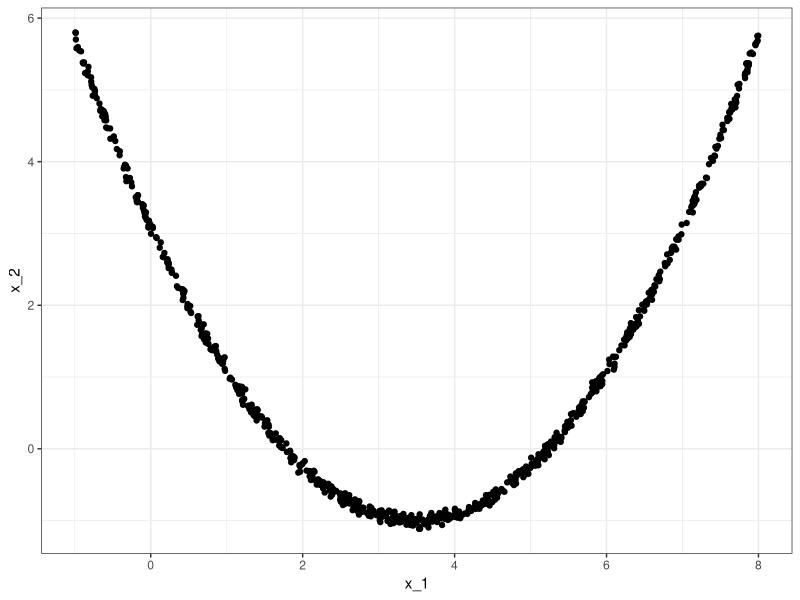
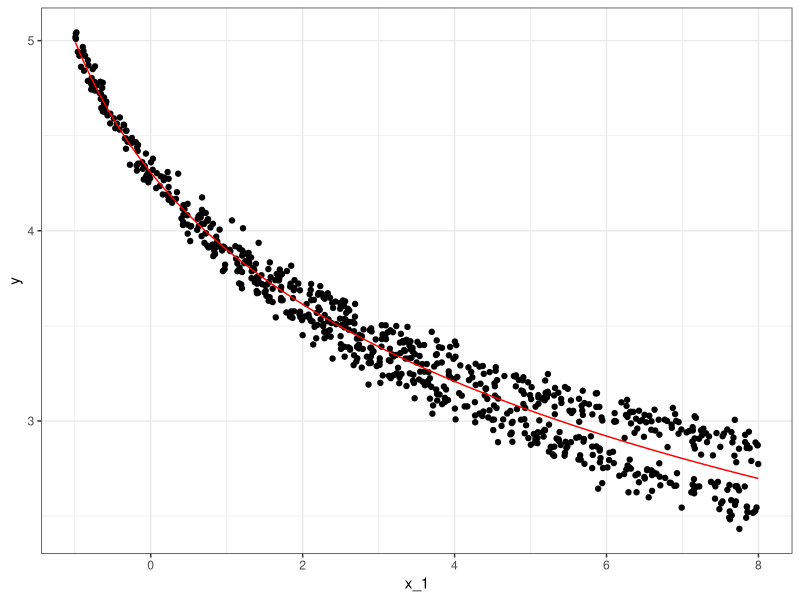
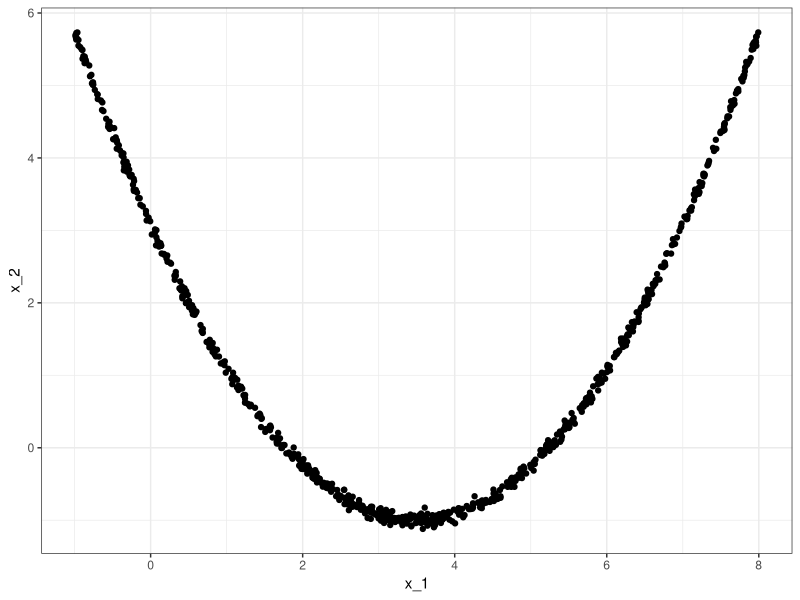
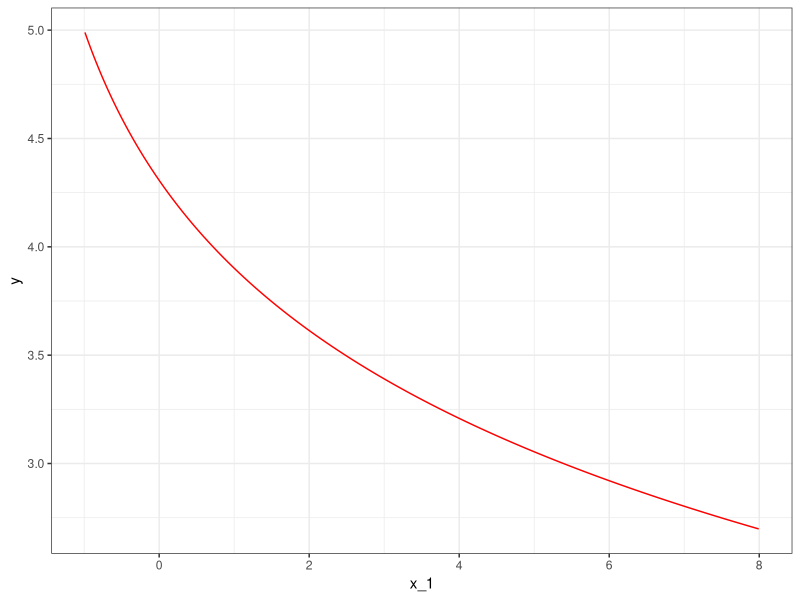
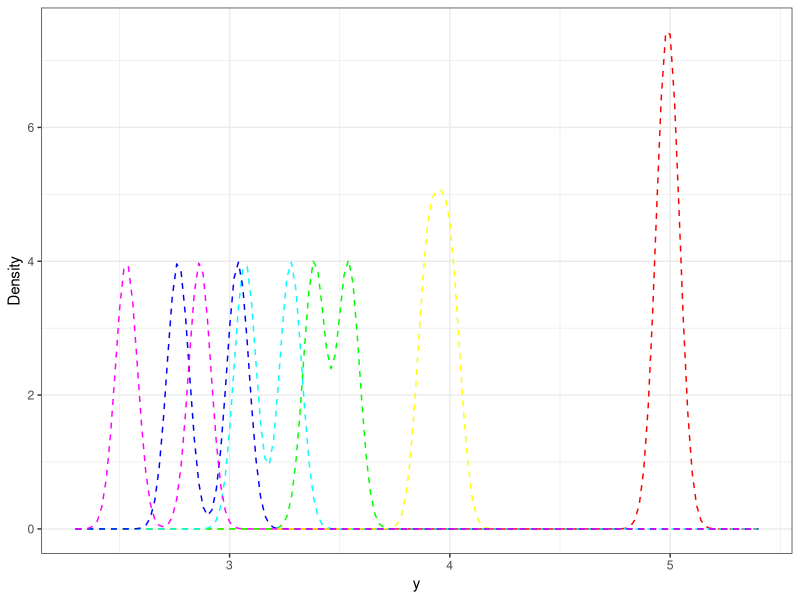

These charts were generated, in order, by the following R code:
##############################################
## Data Generation for StatSci paper
##############################################
library(ggplot2)
library(tidyverse)
library(mvtnorm) 
library(msm)

setwd("/Users/swade/Documents/GitHub/BayesXMix/data_simulation/ex1c")

##############################################
## Example 1: Drawback of Joint
##############################################

# Training Data
set.seed(1010101)
n = 800
p = 2

# Covariates
x= matrix(0,n,p)
x[,1] = runif(n,-1,8)
x[,2] = (x[,1]-3.5)^2/3-1+rnorm(n,0,0.05)

ggplot() +
  geom_point(aes(x = x[,1], y = x[,2])) +
  theme_bw() +
  xlab("x_1") +
  ylab("x_2")

# Response
comp_ind = runif(n)<.5
comp_mean = (x[,1]+2)/60
eps = rnorm(n,0, 0.05)+comp_mean*comp_ind-comp_mean*(1-comp_ind)
y = 5-log(x[,1]+2) +eps
m_true = 5-log(x[,1]+2)

ggplot() +
  geom_point(aes(x = x[,1], y = y)) +
  theme_bw() +
  xlab("x_1") +
  ylab("y") +
  geom_line(aes(x = x[,1], y = m_true), col ="red")

### PREDICTION
n_new = 800

# Covariates
x_new= matrix(0,n_new,p)
x_new[,1] = runif(n_new,-1,8)
x_new[,2] = (x_new[,1]-3.5)^2/3-1+rnorm(n_new,0,0.05)

# True regression function
m_true_new = 5-log(x_new[,1]+2)

# True density
y_grid=seq(2.3,5.4,.02)
m2=length(y_grid)
f_true_new = 0.5*dnorm(matrix(y_grid,nrow=m2,ncol=n_new)-t(matrix(m_true_new,nrow=n_new,ncol=m2)),t(matrix((x_new[,1]+2)/60,nrow=n_new,ncol=m2)) , 0.05) + 0.5*dnorm(matrix(y_grid,nrow=m2,ncol=n_new)-t(matrix(m_true_new,nrow=n_new,ncol=m2)),-t(matrix((x_new[,1]+2)/60,nrow=n_new,ncol=m2)) , 0.05)

ggplot() +
  geom_point(aes(x = x_new[,1], y = x_new[,2])) +
  theme_bw() +
  xlab("x_1") +
  ylab("x_2")

ggplot() +
  geom_line(aes(x = x_new[,1], y = m_true_new), col ="red") +
  theme_bw() +
  xlab("x_1") +
  ylab("y") 

#Plot density for a few observations
xs = sort(x_new[,1], index.return=TRUE)
inds = xs$ix[c(seq(1,n_new,n_new/5),n_new)]
cols = rainbow(6)
ggplot() +
  geom_line(aes(x = y_grid, y = f_true_new[,inds[1]]), col = cols[1],linetype = "dashed") +
  geom_line(aes(x = y_grid, y = f_true_new[,inds[2]]), col = cols[2],linetype = "dashed") +
  geom_line(aes(x = y_grid, y = f_true_new[,inds[3]]), col = cols[3],linetype = "dashed") +
  geom_line(aes(x = y_grid, y = f_true_new[,inds[4]]), col = cols[4],linetype = "dashed") +
  geom_line(aes(x = y_grid, y = f_true_new[,inds[5]]), col = cols[5],linetype = "dashed") +
  geom_line(aes(x = y_grid, y = f_true_new[,inds[6]]), col = cols[6],linetype = "dashed") +
  theme_bw() +
  labs( x = "y", y = "Density")

# Save data
save.image("data_ex1_mm.RData")

write.csv(cbind(x,y), file = "ex1train_mmerrors.csv", row.names = TRUE)
write.csv(x_new, file = "ex1test_mmerrors.csv", row.names = TRUE)
write.csv(f_true_new, file = "ex1test_mmerrors_dens.csv", row.names = TRUE)
